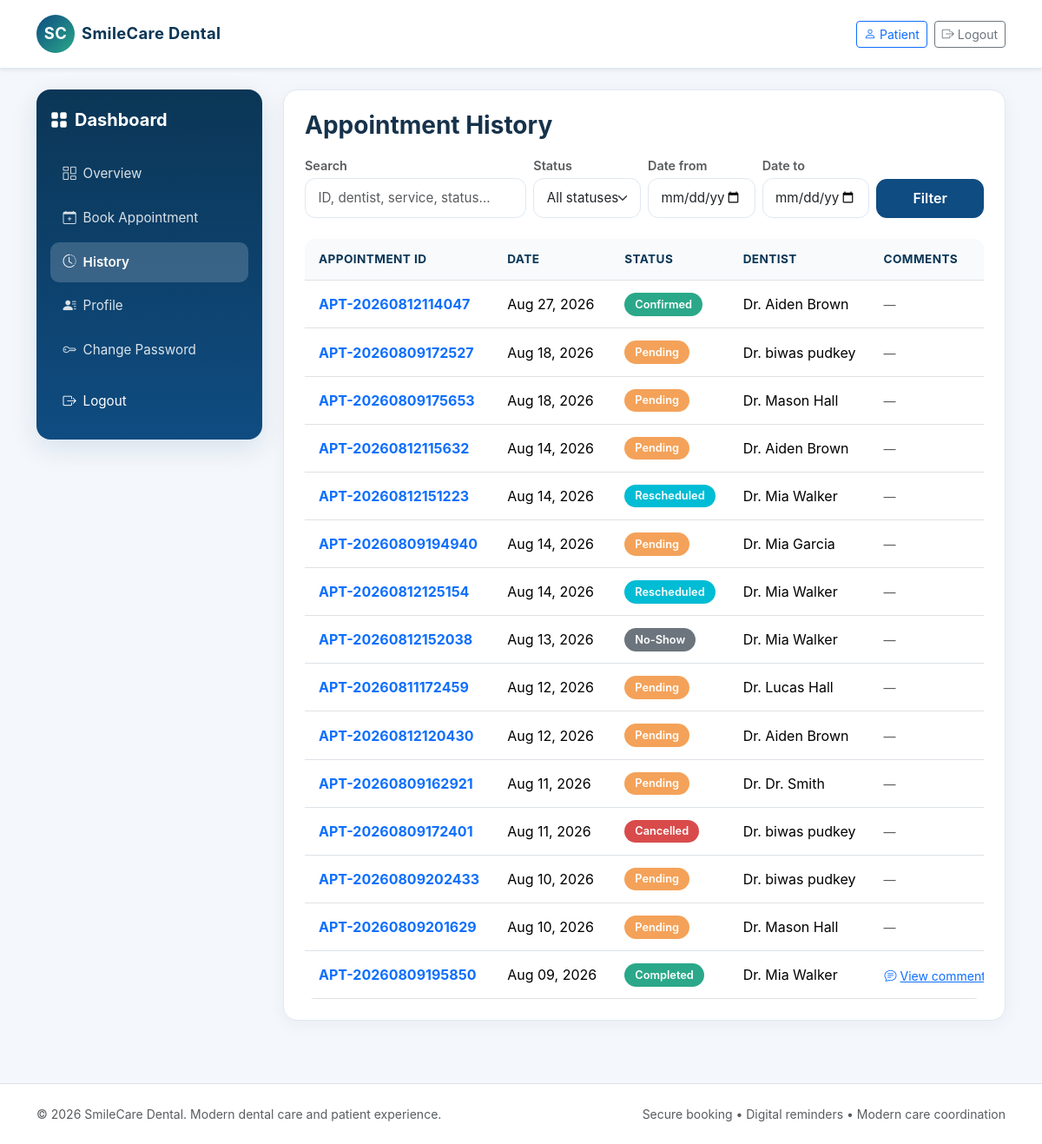
The app's page /patients/history/ (signed in), older data.
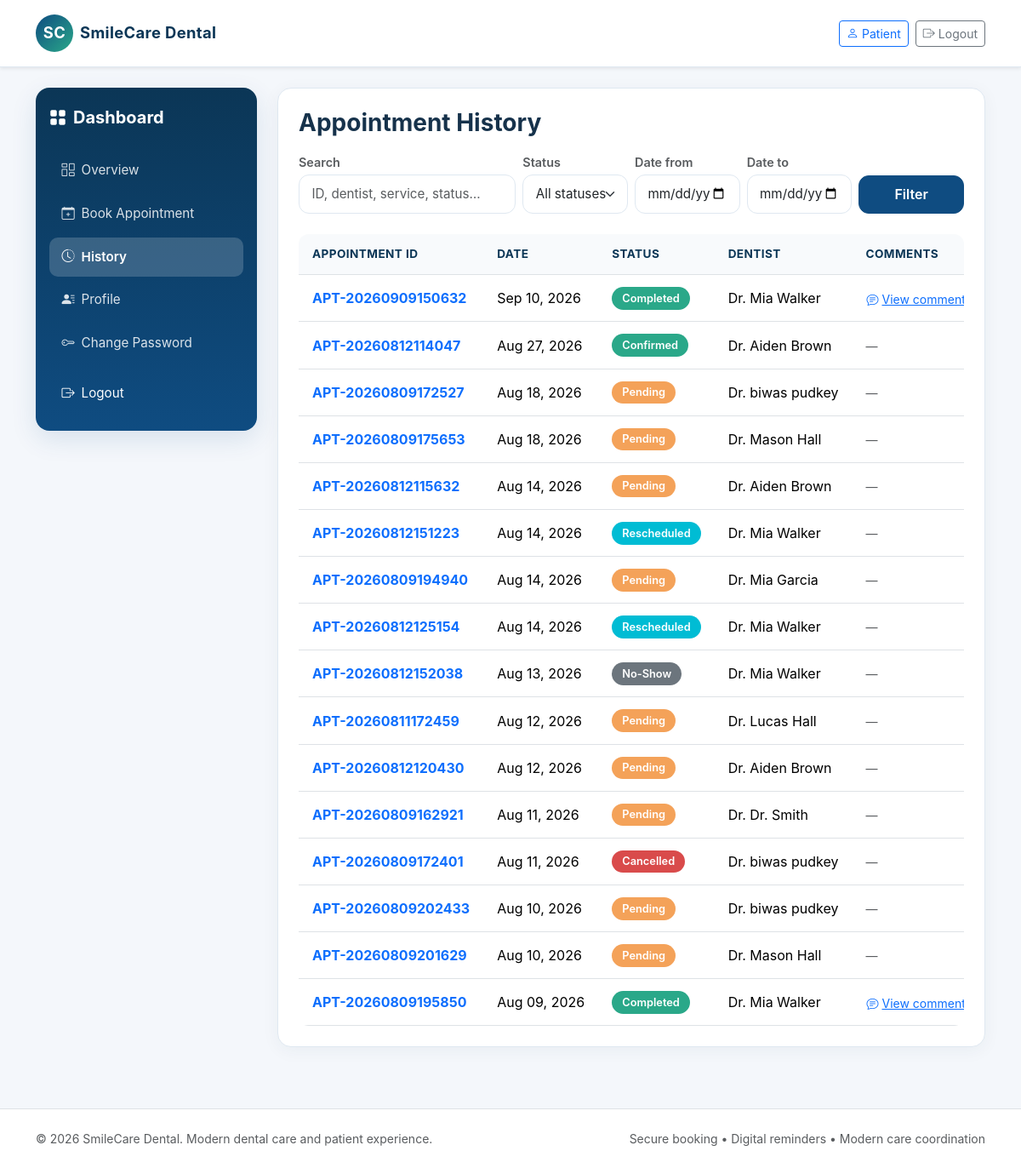
The same page, newer data.
### appointments/models.py (models this page shows, shortened)
class Appointment(models.Model):
    STATUS_CHOICES = (
        ('Pending', 'Pending'),
        ('Confirmed', 'Confirmed'),
        ('Checked-In', 'Checked-In'),
        ('Completed', 'Completed'),
        ('Cancelled', 'Cancelled'),
        ('Rescheduled', 'Rescheduled'),
        ('No-Show', 'No-Show'),
    )
    appointment_id = models.CharField(max_length=20, unique=True)
    patient = models.ForeignKey(Patient, related_name='appointments', on_delete=models.CASCADE)
    dentist = models.ForeignKey(Dentist, related_name='appointments', on_delete=models.CASCADE)
    service = models.ForeignKey(DentalService, related_name='appointments', on_delete=models.CASCADE)
    appointment_date = models.DateField()
    start_time = models.TimeField()
    end_time = models.TimeField()
    reason = models.CharField(max_length=200)
    notes = models.TextField(blank=True)
    status = models.CharField(max_length=20, choices=STATUS_CHOICES, default='Pending')
    cancellation_reason = models.TextField(blank=True)
    cancelled_at = models.DateTimeField(null=True, blank=True)
    created_at = models.DateTimeField(auto_now_add=True)
    updated_at = models.DateTimeField(auto_now=True)
    class Meta:
        constraints = [
            models.CheckConstraint(condition=Q(end_time__gt=F('start_time')), name='check_appointment_times'),
        ]

### dentists/models.py (models this page shows)
class Dentist(models.Model):
    dentist_id = models.CharField(max_length=20, unique=True)
    user = models.OneToOneField(settings.AUTH_USER_MODEL, on_delete=models.CASCADE)
    specialization = models.CharField(max_length=100)
    license_number = models.CharField(max_length=50, unique=True)
    phone = models.CharField(max_length=20, blank=True)
    biography = models.TextField(blank=True)
    years_of_experience = models.PositiveIntegerField(default=0)
    profile_photo = models.CharField(max_length=200, blank=True)
    active = models.BooleanField(default=True)
    created_at = models.DateTimeField(auto_now_add=True)
    def __str__(self):
        return f"Dr. {self.user.get_full_name() or self.user.username}"

### accounts/models.py (models this page shows, shortened)
class User(AbstractUser):
    ROLE_CHOICES = (
        ('patient', 'Patient'),
        ('staff', 'Staff'),
        ('dentist', 'Dentist'),
        ('admin', 'Admin'),
    )
    ACCOUNT_STATUS_CHOICES = (
        ('pending', 'Pending'),
        ('approved', 'Approved'),
        ('rejected', 'Rejected'),
    )
    role = models.CharField(max_length=20, choices=ROLE_CHOICES, default='patient')
    phone = models.CharField(max_length=20, blank=True)
    account_status = models.CharField(max_length=20, choices=ACCOUNT_STATUS_CHOICES, default='approved')
    def is_patient(self):
        return self.role == 'patient'
    def is_staff_role(self):
        return self.role in {'staff', 'admin'}
    def is_dentist(self):
        return self.role == 'dentist'
    def is_admin(self):
        return self.role == 'admin'
    def is_dentist_approved(self):
        return self.is_dentist() and self.is_active and self.account_status == 'approved'

### patients/views.py (the view, shortened to what this page needs)
# urls.py: path('history/', patient_history, name='patient_history'),
@login_required
def patient_history(request):
    from datetime import datetime
    from django.db.models import Q
    patient = Patient.objects.filter(user=request.user).first()
    q = request.GET.get('q', '').strip()
    status_filter = request.GET.get('status', '').strip()
    date_from = request.GET.get('date_from', '').strip()
    date_to = request.GET.get('date_to', '').strip()
    appointments = Appointment.objects.filter(patient=patient).order_by('-appointment_date', '-start_time') if patient else Appointment.objects.none()
    if status_filter:
        appointments = appointments.filter(status=status_filter)
    if date_from:
        try:
            appointments = appointments.filter(appointment_date__gte=datetime.strptime(date_from, '%Y-%m-%d').date())
        except ValueError:
            pass
    if date_to:
        try:
            appointments = appointments.filter(appointment_date__lte=datetime.strptime(date_to, '%Y-%m-%d').date())
        except ValueError:
            pass
    status_choices = ['Pending', 'Confirmed', 'Checked-In', 'Completed', 'Cancelled', 'Rescheduled', 'No-Show']
    return render(request, 'dashboard/patient_history.html', {
        'appointments': appointments,
        'q': q,
        'status_filter': status_filter,
        'date_from': date_from,
        'date_to': date_to,
        'status_choices': status_choices,
    })

### appointments/templatetags/status_tags.py (called while the page is built)
@register.filter
def status_badge_class(status):
    return STATUS_CLASS_MAP.get(status, 'pill-secondary')

### templates/dashboard/patient_history.html (shortened to what this page needs)
{% extends 'base.html' %}
{% load status_tags %}
{% block content %}
<div class="dashboard-shell">
    {% include 'dashboard/_sidebar.html' %}
    <div class="main-panel">
        <div class="card-soft p-3 p-md-4">
            <h3 class="fw-bold mb-3">Appointment History</h3>
            <form method="get" class="mb-4">
                <div class="row g-2 align-items-end">
                    <div class="col-12 col-md-4">
                        <label class="form-label small text-muted mb-1">Search</label>
                        <input type="search" name="q" class="form-control" placeholder="ID, dentist, service, status…" value="{{ q }}">
                    </div>
                    <div class="col-6 col-md-2">
                        <label class="form-label small text-muted mb-1">Status</label>
                        <select name="status" class="form-select">
                            <option value="">All statuses</option>
                        </select>
                    </div>
                    <div class="col-6 col-md-2">
                        <label class="form-label small text-muted mb-1">Date from</label>
                        <input type="date" name="date_from" class="form-control" value="{{ date_from }}">
                    </div>
                    <div class="col-6 col-md-2">
                        <label class="form-label small text-muted mb-1">Date to</label>
                        <input type="date" name="date_to" class="form-control" value="{{ date_to }}">
                    </div>
                    <div class="col-6 col-md-2 d-flex gap-2">
                        <button class="btn btn-primary min-height-44 w-100" type="submit">Filter</button>
                    </div>
                </div>
            </form>
            <div class="table-responsive">
                <table class="table align-middle text-nowrap">
                    <thead>
                        <tr>
                            <th>Appointment ID</th>
                            <th>Date</th>
                            <th>Status</th>
                            <th>Dentist</th>
                            <th>Comments</th>
                        </tr>
                    </thead>
                    <tbody>
                        {% for appointment in appointments %}
                        <tr>
                            <td><a href="{% url 'appointment_detail' appointment.pk %}" class="fw-bold text-primary">{{ appointment.appointment_id }}</a></td>
                            <td>{{ appointment.appointment_date|date:"M d, Y" }}</td>
                            <td><span class="pill {{ appointment.status|status_badge_class }}">{{ appointment.status }}</span></td>
                            <td>{{ appointment.dentist }}</td>
                            <td>
                                {% if appointment.notes %}
                                <button class="btn btn-link btn-sm p-0" data-bs-toggle="modal" data-bs-target="#patientApptModal{{ appointment.pk }}">
                                    <i class="bi bi-chat-text me-1"></i>View comment
                                </button>
                                {% else %}
                                <span class="text-muted small">—</span>
                                {% endif %}
                            </td>
                        </tr>
                        {% empty %}
                        <tr><td colspan="5" class="text-muted"><div class="empty-state py-4 text-center">No appointments found.</div></td></tr>
                        {% endfor %}
                    </tbody>
                </table>
            </div>
        </div>
    </div>
</div>
{% endblock %}

Row changes from the older to the newer data that the page shows:
added Appointment: appointment_id "APT-20260909150632", appointment_date "Sep 10, 2026", status "Completed", dentist "Dr. Mia Walker"
